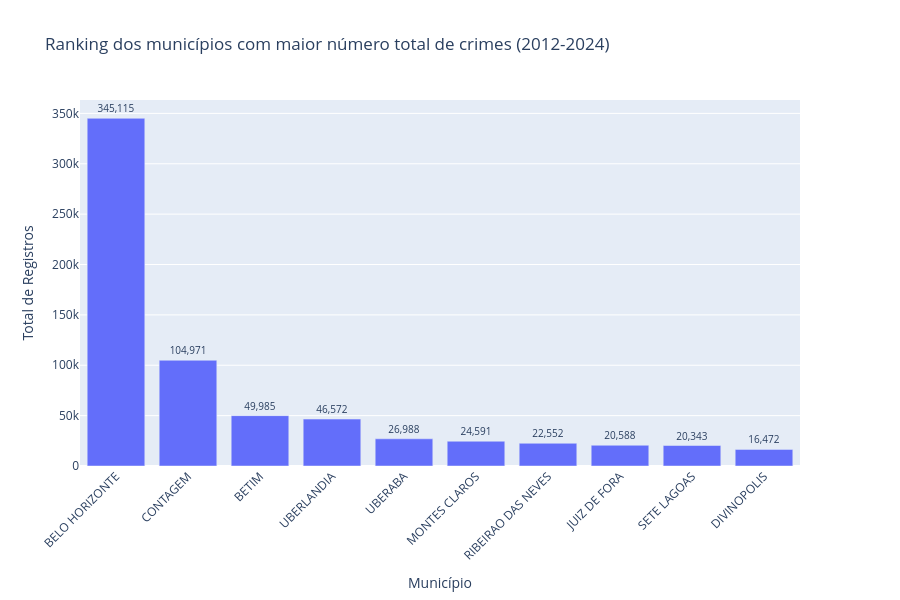

Write notebook code for a chart like this one.
### Markdown cell above
### 2.2 Ranking dos municípios com maior número total de crimes:

### Code cell
query_top10 = '''
SELECT municipio, SUM(registros) AS total_registros
FROM crimes
GROUP BY municipio
ORDER BY total_registros DESC
LIMIT 10
'''
df_top10 = pd.read_sql_query(query_top10, conn_crimes)

fig = px.bar(
    df_top10,
    x='municipio',
    y='total_registros',
    title='Ranking dos municípios com maior número total de crimes (2012-2024)',
    labels={'municipio': 'Município', 'total_registros': 'Total de Registros'},
    hover_data={'municipio': True, 'total_registros': True},
    text=df_top10['total_registros'].apply(lambda x: f'{int(x):,}')
)

fig.update_traces(
    textposition='outside',
    textfont=dict(size=10)
)

fig.update_layout(
    xaxis_tickangle=-45,
    height=600,
    margin=dict(t=100, r=100),
    uniformtext_minsize=8,
    uniformtext_mode='hide'
)

fig.show()

### Figure 1 — Plotly figure (JSON) as saved in the notebook; plotly's stock layout.template omitted (floating-point values rounded to 4 significant figures)
{"data": [{"hovertemplate": "Município=%{x}<br>Total de Registros=%{y}<br>text=%{text}<extra></extra>", "legendgroup": "", "marker": {"color": "#636efa", "pattern": {"shape": ""}}, "name": "", "orientation": "v", "showlegend": false, "text": ["345,115", "104,971", "49,985", "46,572", "26,988", "24,591", "22,552", "20,588", "20,343", "16,472"], "textfont": {"size": 10}, "textposition": "outside", "type": "bar", "x": ["BELO HORIZONTE", "CONTAGEM", "BETIM", "UBERLANDIA", "UBERABA", "MONTES CLAROS", "RIBEIRAO DAS NEVES", "JUIZ DE FORA", "SETE LAGOAS", "DIVINOPOLIS"], "xaxis": "x", "y": [345115, 104971, 49985, 46572, 26988, 24591, 22552, 20588, 20343, 16472], "yaxis": "y"}], "layout": {"barmode": "relative", "height": 600, "legend": {"tracegroupgap": 0}, "margin": {"r": 100, "t": 100}, "title": {"text": "Ranking dos municípios com maior número total de crimes (2012-2024)"}, "uniformtext": {"minsize": 8, "mode": "hide"}, "xaxis": {"anchor": "y", "domain": [0, 1], "tickangle": -45, "title": {"text": "Município"}}, "yaxis": {"anchor": "x", "domain": [0, 1], "title": {"text": "Total de Registros"}}}}
